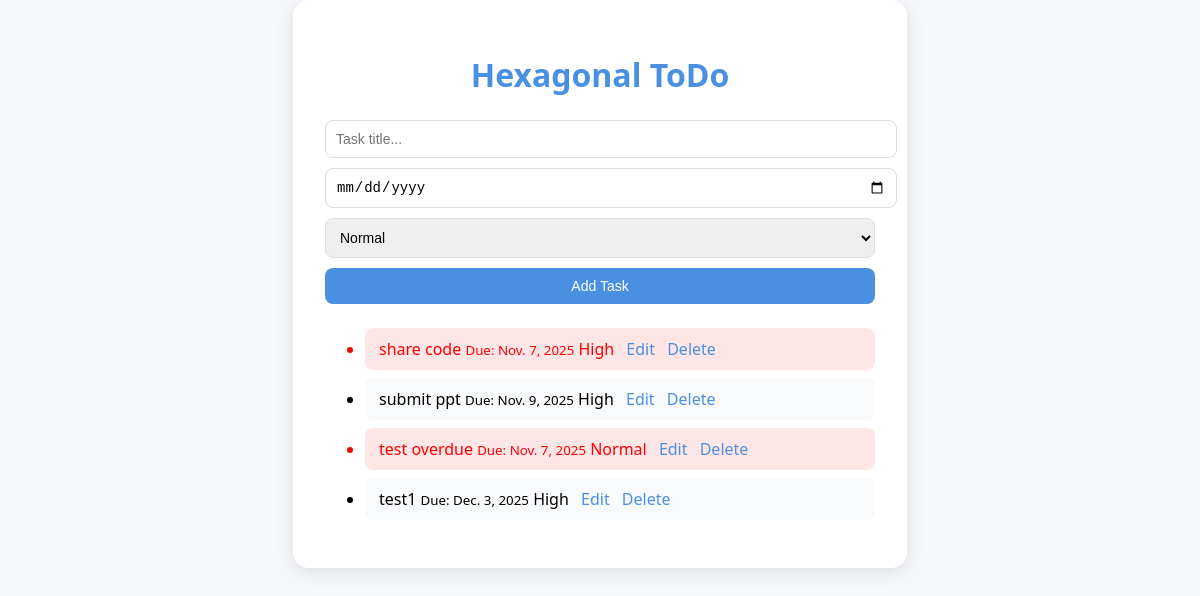
Before: / with the older database file.
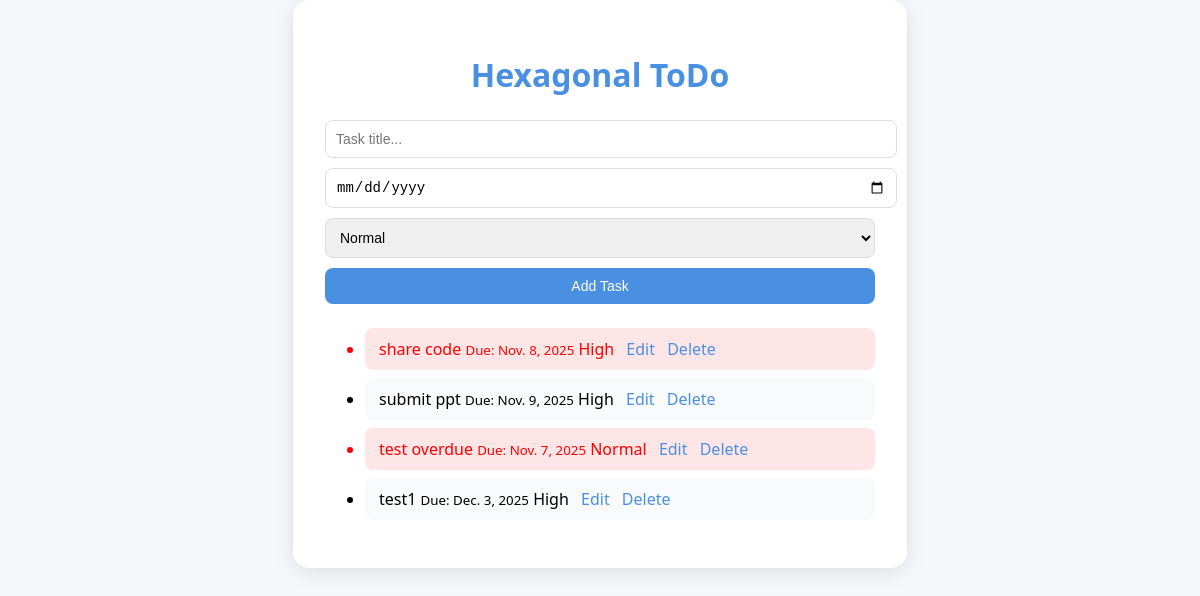
After: the same page with the newer database file.
### tasks/models.py (models this page shows, shortened)
class TaskModel(models.Model):
    PRIORITY_CHOICES = [
        ("low", "Low"),
        ("normal", "Normal"),
        ("high", "High"),
    ]
    title = models.CharField(max_length=255)
    is_done = models.BooleanField(default=False)
    due_date = models.DateField(null=True, blank=True)
    priority = models.CharField(max_length=10, choices=PRIORITY_CHOICES, default="normal")

### tasks/adapters/views.py (the view, shortened to what this page needs)
# urls.py: path('', views.task_list, name='task_list'),
def task_list(request):
    error = None
    tasks = service.get_all_tasks()
    return render(request, 'tasks/task_list.html', {'tasks': tasks, 'error': error})

### tasks/adapters/repository.py (called while the page is built)
    def list_tasks(self):
        return [
            Task(
                id=t.id,
                title=t.title,
                is_done=t.is_done,
                due_date=t.due_date,
                priority=t.priority,
                validate_due_date=False,
            )
            for t in TaskModel.objects.all()
        ]

### tasks/application/services.py (called while the page is built)
    def get_all_tasks(self):
        return self.repository.list_tasks()

### tasks/domain/task.py (called while the page is built)
    def is_overdue(self):
        return not self.is_done and self.due_date and self.due_date < date.today()

### tasks/templates/tasks/task_list.html (shortened to what this page needs)
<!DOCTYPE html>
<html lang="en">
<head>
</head>
<body>
  <div class="container">
    <h1> Hexagonal ToDo</h1>
    <form method="POST">
      <input type="text" name="title" placeholder="Task title..." required>
      <input type="date" name="due_date">
      <select name="priority">
        <option value="normal" selected>Normal</option>
      </select>
      <button type="submit">Add Task</button>
    </form>
    <ul>
      {% for task in tasks %}
      <li class="task-item {% if task.is_overdue %}overdue{% endif %}">
        <span>{{ task.title }}</span>
        {% if task.due_date %}
          <small>Due: {{ task.due_date }}</small>
        {% endif %}
        <span class="priority">{{ task.priority|title }}</span>
        <a href="{% url 'edit_task' task.id %}" class="edit-btn">Edit</a>
        <a href="{% url 'delete_task' task.id %}" class="delete-btn">Delete</a>
      </li>
      {% empty %}
        <li>No tasks yet! Add one above </li>
      {% endfor %}
    </ul>
  </div>
</body>
</html>

### tasks/templates/tasks/task_list.html (style rules this page uses)
:root { --bg: #f5f7fa; --card-bg: #ffffff; --accent: #4a90e2; --accent-hover: #357abd; --text: #333; --muted: #777; --overdue: #ffe3e3; }
body { font-family: "Segoe UI", sans-serif; background-color: var(--bg); display: flex; align-items: flex-start; justify-content: center; height: 100vh; margin: 0; overflow-y: auto; }
.container { background: var(--card-bg); width: 550px; padding: 2rem; border-radius: 16px; box-shadow: 0 4px 20px rgba(0, 0, 0, 0.1); text-align: center; }
h1 { color: var(--accent); margin-bottom: 1.5rem; }
form { display: flex; flex-direction: column; gap: 10px; margin-bottom: 1.5rem; }
input, select { padding: 10px; border: 1px solid #ddd; border-radius: 8px; font-size: 14px; width: 100%; }
button { padding: 10px; border: none; background-color: var(--accent); color: white; border-radius: 8px; cursor: pointer; font-size: 14px; transition: background-color 0.2s ease; }
li { background: #f9fafc; padding: 10px 14px; border-radius: 8px; margin-bottom: 8px; text-align: left; }
.overdue { background-color: #ffe6e6; color: red; }
a { text-decoration: none; margin-left: 8px; color: #4a90e2; }

Changed rows visible on the page:
changed TaskModel "share code": due_date "2025-11-07" → "2025-11-08" (drawn)
Other visible differences:
new list line: "share code Nov. 8, 2025 High"
new list line: "Due: Edit Delete"
list line gone: "share code Nov. 7, 2025 High"
list line gone: "Due: Edit Delete"
